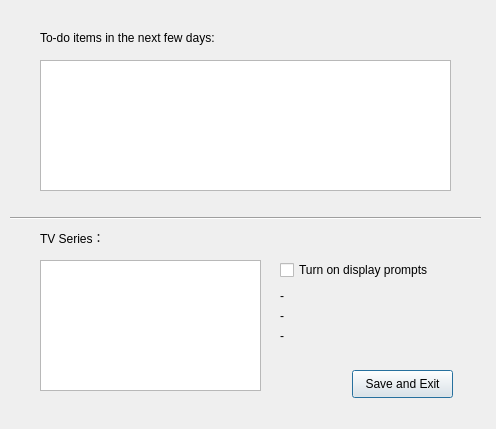
<?xml version="1.0" encoding="UTF-8"?>
<ui version="4.0">
 <class>popup</class>
 <widget class="QDialog" name="popup">
  <property name="geometry">
   <rect>
    <x>0</x>
    <y>0</y>
    <width>496</width>
    <height>429</height>
   </rect>
  </property>
  <property name="windowTitle">
   <string>Dialog</string>
  </property>
  <widget class="QLabel" name="label">
   <property name="geometry">
    <rect>
     <x>40</x>
     <y>30</y>
     <width>231</width>
     <height>16</height>
    </rect>
   </property>
   <property name="text">
    <string>To-do items in the next few days:</string>
   </property>
  </widget>
  <widget class="QTableWidget" name="tableWidget">
   <property name="geometry">
    <rect>
     <x>40</x>
     <y>60</y>
     <width>411</width>
     <height>131</height>
    </rect>
   </property>
  </widget>
  <widget class="Line" name="line">
   <property name="geometry">
    <rect>
     <x>10</x>
     <y>210</y>
     <width>471</width>
     <height>16</height>
    </rect>
   </property>
   <property name="orientation">
    <enum>Qt::Horizontal</enum>
   </property>
  </widget>
  <widget class="QTableWidget" name="tv_popup">
   <property name="geometry">
    <rect>
     <x>40</x>
     <y>260</y>
     <width>221</width>
     <height>131</height>
    </rect>
   </property>
  </widget>
  <widget class="QLabel" name="label_2">
   <property name="geometry">
    <rect>
     <x>40</x>
     <y>230</y>
     <width>91</width>
     <height>16</height>
    </rect>
   </property>
   <property name="text">
    <string>TV Series：</string>
   </property>
  </widget>
  <widget class="QCheckBox" name="checkBox">
   <property name="geometry">
    <rect>
     <x>280</x>
     <y>260</y>
     <width>191</width>
     <height>20</height>
    </rect>
   </property>
   <property name="text">
    <string>Turn on display prompts</string>
   </property>
  </widget>
  <widget class="QLabel" name="label_3">
   <property name="geometry">
    <rect>
     <x>280</x>
     <y>280</y>
     <width>181</width>
     <height>31</height>
    </rect>
   </property>
   <property name="text">
    <string>-</string>
   </property>
  </widget>
  <widget class="QLabel" name="label_4">
   <property name="geometry">
    <rect>
     <x>280</x>
     <y>305</y>
     <width>181</width>
     <height>21</height>
    </rect>
   </property>
   <property name="text">
    <string>-</string>
   </property>
  </widget>
  <widget class="QLabel" name="label_5">
   <property name="geometry">
    <rect>
     <x>280</x>
     <y>325</y>
     <width>61</width>
     <height>21</height>
    </rect>
   </property>
   <property name="text">
    <string>-</string>
   </property>
  </widget>
  <widget class="QPushButton" name="pushButton_close">
   <property name="geometry">
    <rect>
     <x>352</x>
     <y>370</y>
     <width>101</width>
     <height>28</height>
    </rect>
   </property>
   <property name="text">
    <string>Save and Exit</string>
   </property>
  </widget>
 </widget>
 <resources/>
 <connections/>
</ui>
